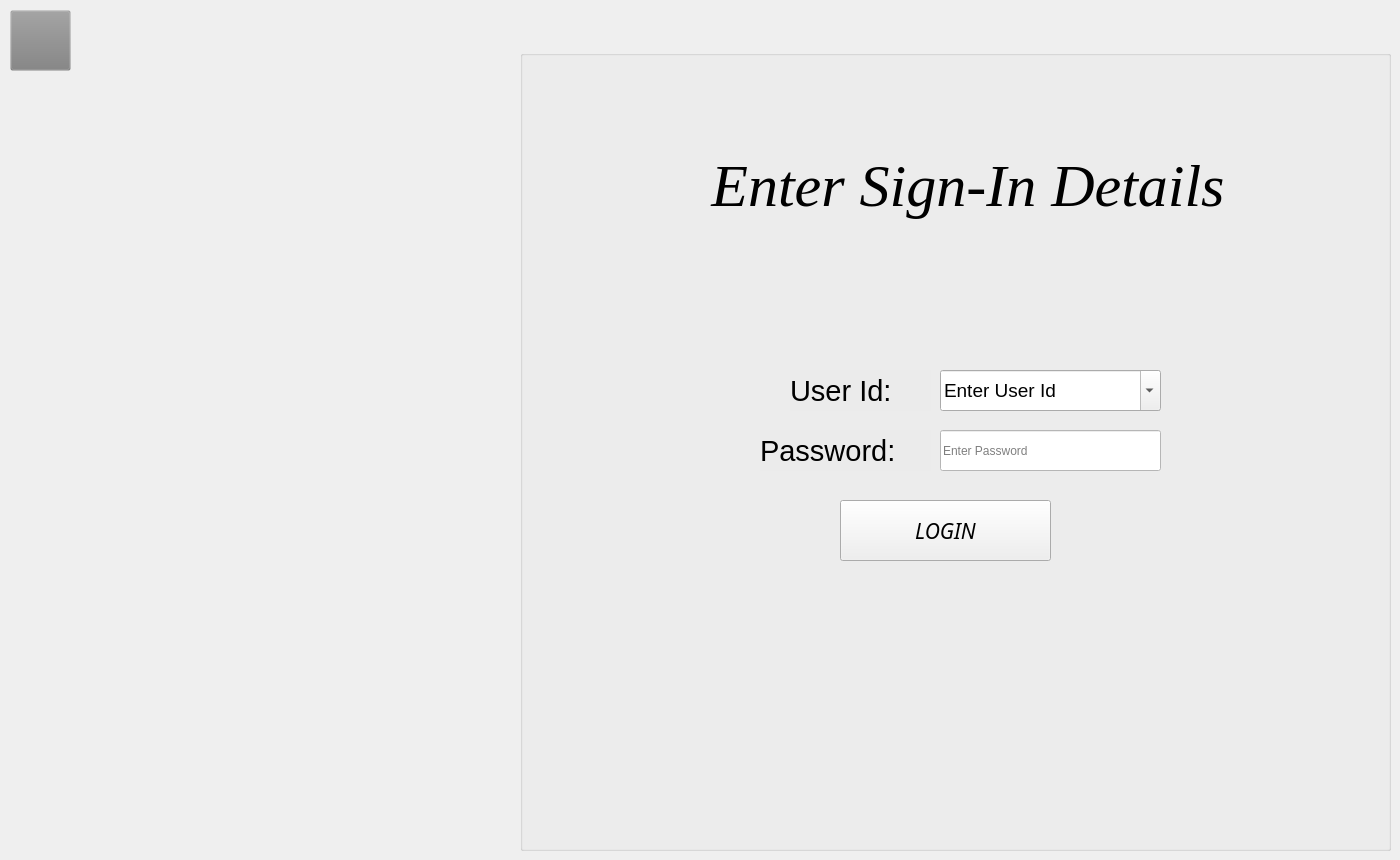
    <widget class="QWidget" name="login">
     <widget class="QGroupBox" name="groupBox_3">
      <property name="geometry">
       <rect>
        <x>520</x>
        <y>50</y>
        <width>871</width>
        <height>801</height>
       </rect>
      </property>
      <property name="title">
       <string/>
      </property>
      <property name="alignment">
       <set>Qt::AlignCenter</set>
      </property>
      <widget class="QLabel" name="label_3">
       <property name="geometry">
        <rect>
         <x>270</x>
         <y>320</y>
         <width>141</width>
         <height>41</height>
        </rect>
       </property>
       <property name="font">
        <font>
         <pointsize>22</pointsize>
        </font>
       </property>
       <property name="styleSheet">
        <string notr="true">background-color:rgb(128,128,128,0.01);</string>
       </property>
       <property name="text">
        <string>User Id:</string>
       </property>
      </widget>
      <widget class="QLabel" name="label_4">
       <property name="geometry">
        <rect>
         <x>60</x>
         <y>50</y>
         <width>761</width>
         <height>171</height>
        </rect>
       </property>
       <property name="font">
        <font>
         <family>Georgia</family>
         <pointsize>45</pointsize>
         <italic>true</italic>
         <underline>false</underline>
        </font>
       </property>
       <property name="styleSheet">
        <string notr="true">background-color:rgb(128,128,128,.001)</string>
       </property>
       <property name="text">
        <string> Enter Sign-In Details</string>
       </property>
       <property name="textFormat">
        <enum>Qt::AutoText</enum>
       </property>
       <property name="alignment">
        <set>Qt::AlignCenter</set>
       </property>
       <property name="wordWrap">
        <bool>false</bool>
       </property>
      </widget>
      <widget class="QLabel" name="label_5">
       <property name="geometry">
        <rect>
         <x>240</x>
         <y>380</y>
         <width>171</width>
         <height>41</height>
        </rect>
       </property>
       <property name="font">
        <font>
         <pointsize>22</pointsize>
        </font>
       </property>
       <property name="styleSheet">
        <string notr="true">background-color:rgb(128,128,128,0.01);</string>
       </property>
       <property name="text">
        <string>Password:</string>
       </property>
      </widget>
      <widget class="QPushButton" name="pushButton_7">
       <property name="geometry">
        <rect>
         <x>320</x>
         <y>450</y>
         <width>211</width>
         <height>61</height>
        </rect>
       </property>
       <property name="font">
        <font>
         <family>Franklin Gothic Medium</family>
         <pointsize>16</pointsize>
         <weight>50</weight>
         <italic>true</italic>
         <bold>false</bold>
        </font>
       </property>
       <property name="styleSheet">
        <string notr="true">font: italic 16pt &quot;Franklin Gothic Medium&quot;;</string>
       </property>
       <property name="text">
        <string>LOGIN</string>
       </property>
      </widget>
      <widget class="QComboBox" name="comboBox_input_username">
       <property name="geometry">
        <rect>
         <x>420</x>
         <y>320</y>
         <width>221</width>
         <height>41</height>
        </rect>
       </property>
       <property name="font">
        <font>
         <family>MS Shell Dlg 2</family>
         <pointsize>14</pointsize>
         <weight>50</weight>
         <italic>false</italic>
         <bold>false</bold>
        </font>
       </property>
       <property name="styleSheet">
        <string notr="true">font: 14pt &quot;MS Shell Dlg 2&quot;;</string>
       </property>
       <property name="editable">
        <bool>true</bool>
       </property>
       <property name="currentText">
        <string>Enter User Id</string>
       </property>
      </widget>
      <widget class="QLineEdit" name="lineEdit_input_password">
       <property name="geometry">
        <rect>
         <x>420</x>
         <y>380</y>
         <width>221</width>
         <height>41</height>
        </rect>
       </property>
       <property name="styleSheet">
        <string notr="true">font: 14pt &quot;MS Shell Dlg 2&quot;;
background-color:white;</string>
       </property>
       <property name="text">
        <string/>
       </property>
       <property name="placeholderText">
        <string>Enter Password</string>
       </property>
      </widget>
     </widget>
     <widget class="QPushButton" name="loginpage_backbutton">
      <property name="geometry">
       <rect>
        <x>10</x>
        <y>10</y>
        <width>61</width>
        <height>61</height>
       </rect>
      </property>
      <property name="styleSheet">
       <string notr="true">border-image:url(:back-button.png);
background-color:rgb(128,128,128,0.01)</string>
      </property>
      <property name="text">
       <string/>
      </property>
     </widget>
    </widget>
